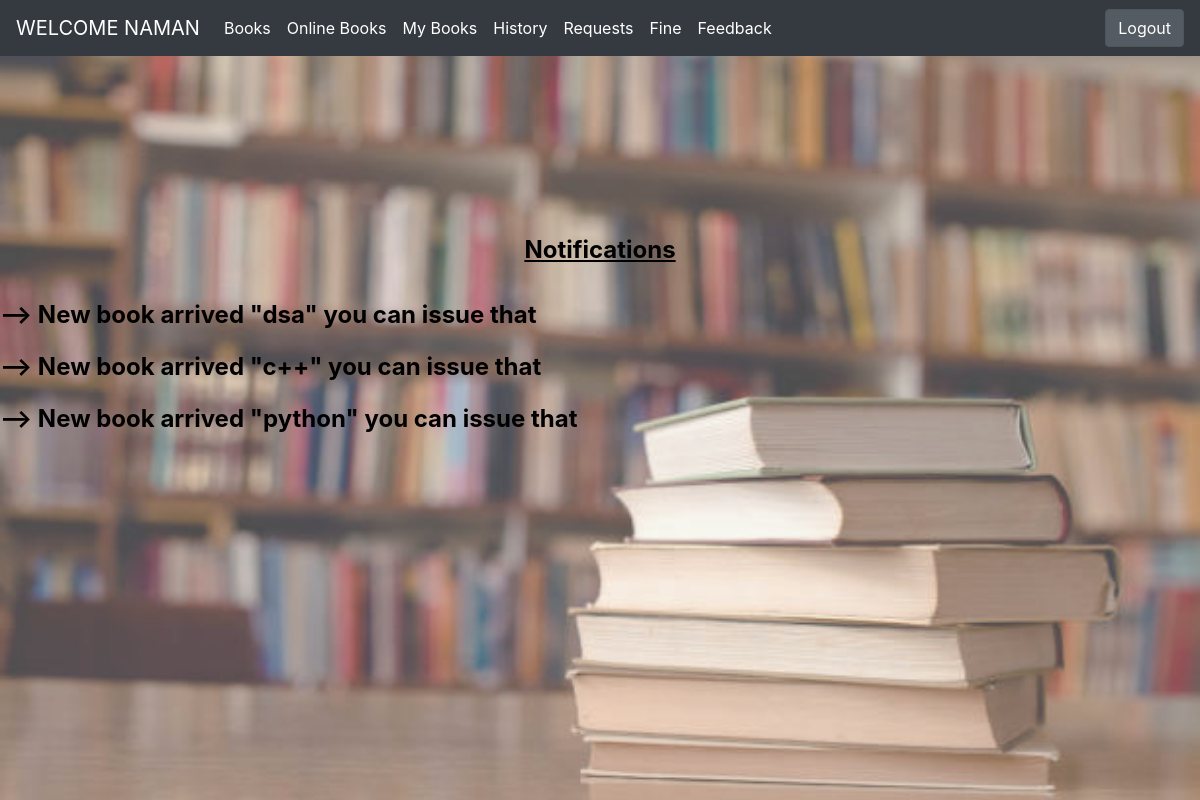
Page /home/ (signed in) on the committed database.
### library_management_system/models.py (models this page shows, shortened)
class Book(models.Model):
    book_title = models.CharField(max_length=200)
    book_author = models.CharField(max_length=100)
    quantity = models.IntegerField(validators=[MinValueValidator(0)])
    class Meta:
        unique_together = ['book_title','book_author']

### library_management_system/views.py (the view)
# urls.py: path('home/',views.home_page,name='home'),
@login_required
def home_page(request):
    latest_books = Book.objects.all().order_by('-id')[0:3]
    books = BookTrasaction.objects.filter(user=request.user,return_date=None,is_issued=1)
    total_number = len(books)
    pending_books = BookTrasaction.objects.filter(user=request.user,return_date=None,is_issued=1)
    for i in pending_books:
        delta = i.to_be_return_date - timezone.now().date()
        i.days = delta.days
        i.save()
    near_due_date = BookTrasaction.objects.filter(user=request.user,return_date=None,is_issued=1,days__lte=1)
    return render(request,'home.html', {'book':latest_books,'books_quantity':total_number,'near_due_date':near_due_date})

### library_management_system/templates/home.html (shortened to what this page needs)
{% extends 'index.html' %}
{% block content %}
<br>
<br>
{% load static %}
{% if not request.user.is_superuser %}
<img src="{% static 'libraryimg.jpg' %}">
<br>
<br>
<br>
<br>
<br>
<br>
<br>
<h3><center><u>Notifications</u></center></h3>
<br>
{% for i in book %}
<p>    --> New book arrived "{{i.book_title}}" you can issue that </p>
{% endfor %}
{% else %}
<img src="{% static 'library4.jpg' %}">
<h3><center>NOTIFICATIONS</center></h3>
<p>    --> Kindly Check the <a href="{% url 'issue_req' %}"> Requests </a> for issue book</p>
<p>    --> Kindly Check the <a href="{% url 'admin_feedback' %}">Feedbacks</a></p>
{% endif %}
{% endblock %}

### library_management_system/templates/index.html (shortened to what this page needs)
<html>
    <head>
        <link rel="stylesheet" href="https://cdn.jsdelivr.net/npm/bootstrap@4.0.0/dist/css/bootstrap.min.css">
    </head>
<nav class="navbar navbar-expand-lg fixed-top navbar-light bg-light,navbar navbar-dark bg-dark" id="navi">
    <a class="navbar-brand" href="{% url 'home' %}">WELCOME {{request.user|upper}} </a>
    <div class="collapse navbar-collapse" id="navbarSupportedContent">
      <ul class="navbar-nav mr-auto">
        {% if not request.user.is_superuser %}
        <li class="nav-item active">
          <a class="nav-link" href="{% url 'issue' %}">Books <span class="sr-only">(current)</span></a>
        </li>
        {% endif %}
        <li class="nav-item active">
          <a class="nav-link" href="{% url 'view_pdf' %}">Online Books  <span class="sr-only">(current)</span></a>
        </li>
        {% if not request.user.is_superuser %}
        <li class="nav-item active">
            <a class="nav-link" href="{% url 'return' %}">My Books <span class="sr-only">(current)</span></a>
        </li>
        {% endif %}
        {% if not request.user.is_superuser %}
          <li class="nav-item active">
            <a class="nav-link" href="{% url 'history' %}">History  <span class="sr-only">(current)</span></a>
          </li>
          {% endif %}
          {% if not request.user.is_superuser %}
          <li class="nav-item active">
            <a class="nav-link" href="{% url 'pending_req' %}">Requests  <span class="sr-only">(current)</span></a>
          </li>
          {% endif %}
          {% if not request.user.is_superuser %}
          <li class="nav-item active">
            <a class="nav-link" href="{% url 'fine_user' %}">Fine <span class="sr-only">(current)</span></a>
          </li>
          {% endif %}
          {% if not request.user.is_superuser %}
          <li class="nav-item active">
            <a class="nav-link" href="{% url 'user_feedback' %}">Feedback  <span class="sr-only">(current)</span></a>
          </li>
          {% endif %}
      </ul>
      <a href="{% url 'logout' %}" class="btn btn-secondary active" role="button" aria-pressed="true">Logout </a>
    </div>
  </nav>
  {% block content %}
  {% endblock %}
</html>

### library_management_system/templates/home.html (style rules this page uses)
img { height: 100%; width: 100%; position: fixed; z-index: -1; opacity: 0.7; }
h3,p,u { color: rgb(0, 0, 0); font-weight: 700; font-size: x-large; }
center { margin-top: 20px; }

### rows in the picture
Book: book_title "dsa"
Book: book_title "c++"
Book: book_title "python"

### other values in the picture
{{ request.user|upper }} "NAMAN"
